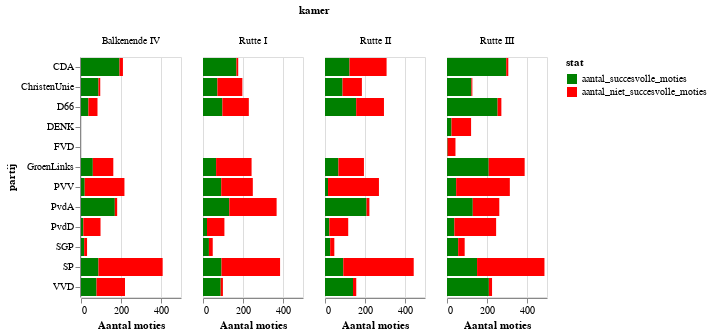

Notebook cell for this chart:
### Markdown cell above
Interessant! Bij veel partijen levert een zetel ongeveer 17 succesvolle moties op. Uitzonderingen zijn FvD en PvVV, maar ook Denk, PvdD, VVD en SP zijn minder productief. Opvallend dat de VVD eigenlijk al jaren lang weinig succesvolle moties indient, terwijl andere regeringspartijen dit wel doen.

### Code cell
# hide_input
party_perf = party_perf.loc[party_perf['partij'].isin(get_largest_parties(2020))]
chart = alt.Chart(party_perf).mark_bar().encode(
    column='kamer',
    x='value:Q',
    y='partij',
    color=alt.Color('stat',
                scale=alt.Scale(
        domain=['aantal_succesvolle_moties','aantal_niet_succesvolle_moties'],
        range=['green', 'red']))
).properties(width=100).transform_filter(alt.FieldOneOfPredicate(field='stat', oneOf=['aantal_succesvolle_moties','aantal_niet_succesvolle_moties']))
chart.encoding.x.title = 'Aantal moties'
chart

### Figure 1 — Vega-Lite specification as saved in the notebook (floating-point values rounded to 4 significant figures; data arrays with more than 128 entries replaced by an {"elided": "..."} marker saying what was removed)
{"config": {"view": {"continuousWidth": 400, "continuousHeight": 300}}, "data": {"name": "data-3ce1d689973c82eb32c535a1631ba0ab"}, "mark": "bar", "encoding": {"color": {"type": "nominal", "field": "stat", "scale": {"domain": ["aantal_succesvolle_moties", "aantal_niet_succesvolle_moties"], "range": ["green", "red"]}}, "column": {"type": "nominal", "field": "kamer"}, "x": {"type": "quantitative", "field": "value", "title": "Aantal moties"}, "y": {"type": "nominal", "field": "partij"}}, "transform": [{"filter": {"field": "stat", "oneOf": ["aantal_succesvolle_moties", "aantal_niet_succesvolle_moties"]}}], "width": 100, "$schema": "https://vega.github.io/schema/vega-lite/v4.8.1.json", "datasets": {"data-3ce1d689973c82eb32c535a1631ba0ab": {"elided": "336 records"}}}
